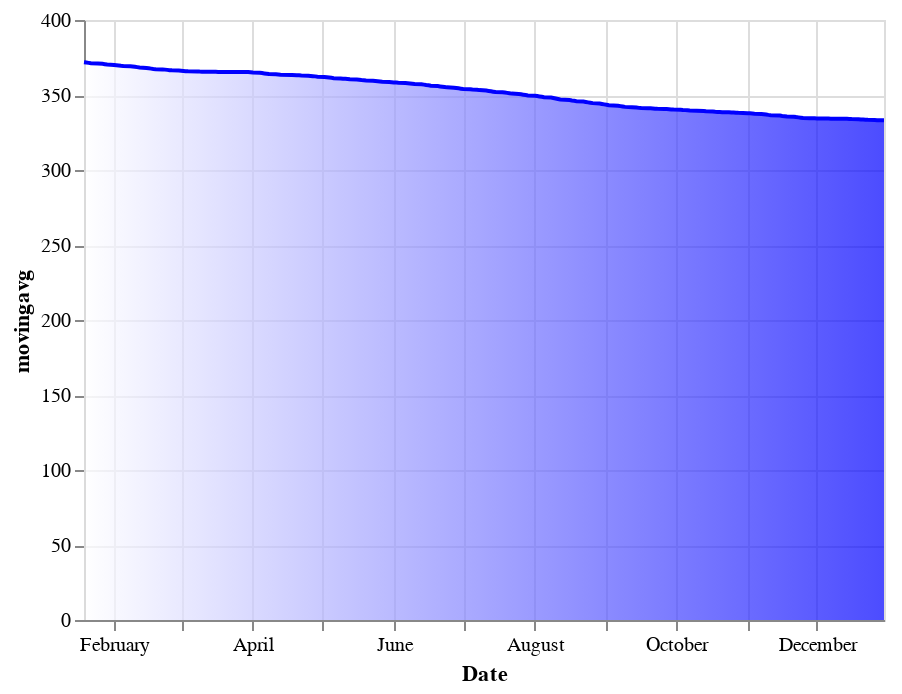

Notebook cell for this chart:
### Code cell
import altair as alt
alt.Chart(plotdata_airtel).mark_area(
    line={'color':'blue'},
    color=alt.Gradient(
        gradient='linear',
        stops=[alt.GradientStop(color='white', offset=0),
               alt.GradientStop(color='blue', offset=1)],
    )
).encode(
    x='Date',
    y='movingavg'
)

### Figure 1 — Vega-Lite specification as saved in the notebook (floating-point values rounded to 4 significant figures; data arrays with more than 128 entries replaced by an {"elided": "..."} marker saying what was removed)
{"config": {"view": {"continuousWidth": 400, "continuousHeight": 300}}, "data": {"name": "data-5538a4d5392064f2c28df58e3fdf76bb"}, "mark": {"type": "area", "color": {"gradient": "linear", "stops": [{"color": "white", "offset": 0}, {"color": "blue", "offset": 1}]}, "line": {"color": "blue"}}, "encoding": {"x": {"type": "temporal", "field": "Date"}, "y": {"type": "quantitative", "field": "movingavg"}}, "$schema": "https://vega.github.io/schema/vega-lite/v4.8.1.json", "datasets": {"data-5538a4d5392064f2c28df58e3fdf76bb": {"elided": "235 records"}}}
